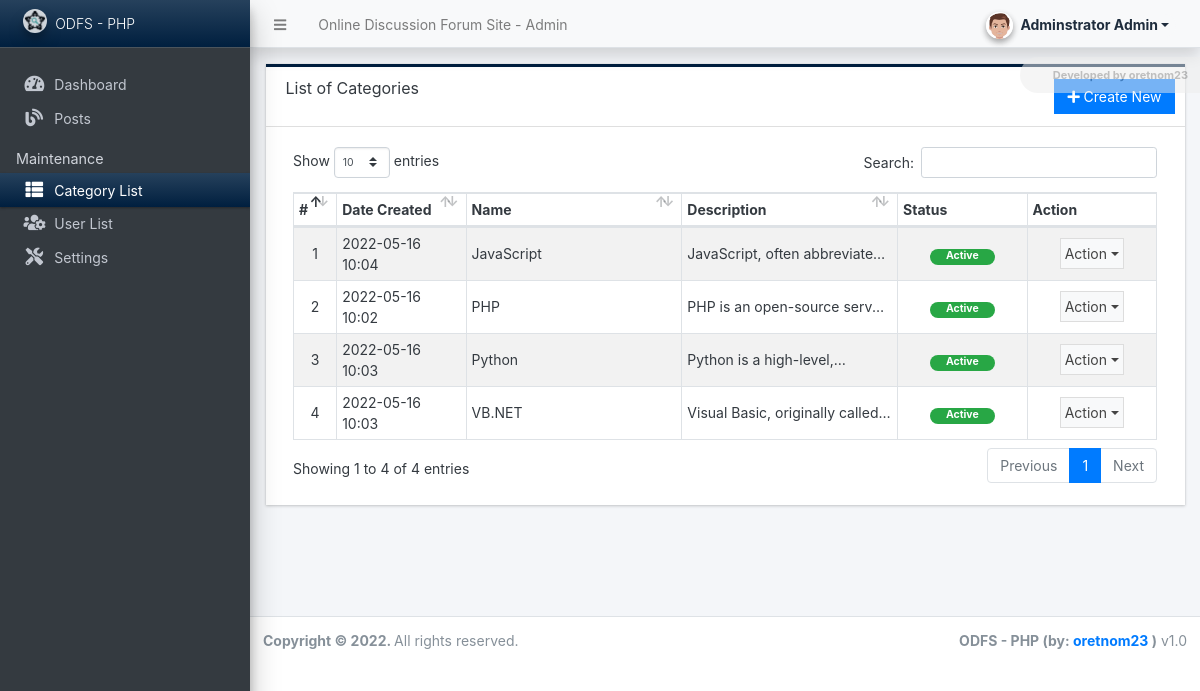
The app's page /admin/?page=categories (signed in) with its own data.
### tables this page shows
CREATE TABLE `category_list` (
  `id` int(30) NOT NULL,
  `name` text NOT NULL,
  `description` text NOT NULL,
  `status` tinyint(1) NOT NULL DEFAULT 1,
  `delete_flag` tinyint(1) NOT NULL DEFAULT 0,
  `date_created` datetime NOT NULL DEFAULT current_timestamp(),
  `date_updated` datetime NOT NULL DEFAULT current_timestamp() ON UPDATE current_timestamp()
);

### config.php (called while the page is built, shortened)
<?php
require_once('classes/DBConnection.php');
require_once('classes/SystemSettings.php');
function validate_image($file){
    global $_settings;
	if(!empty($file)){
        $ex = explode("?",$file);
        $file = $ex[0];
        $ts = isset($ex[1]) ? "?".$ex[1] : '';
		if(is_file(base_app.$file)){
			return base_url.$file.$ts;
		}else{
			return base_url.($_settings->info('logo'));
		}
	}else{
		return base_url.($_settings->info('logo'));
	}
}
function isMobileDevice(){
    $aMobileUA = array(
        '/iphone/i' => 'iPhone',
        '/ipod/i' => 'iPod',
        '/ipad/i' => 'iPad',
        '/android/i' => 'Android',
        '/blackberry/i' => 'BlackBerry',
        '/webos/i' => 'Mobile'
    );
    return false;
}
?>

### classes/DBConnection.php (called while the page is built, shortened)
<?php
class DBConnection{
    private $host = DB_SERVER;
    private $username = DB_USERNAME;
    private $password = DB_PASSWORD;
    private $database = DB_NAME;
    public $conn;
    public function __construct(){
        if (!isset($this->conn)) {
            $this->conn = new mysqli($this->host, $this->username, $this->password, $this->database);
        }
    }
}
?>

### classes/SystemSettings.php (called while the page is built, shortened)
<?php
class SystemSettings extends DBConnection{
	function userdata($field = ''){
		if(!empty($field)){
			if(isset($_SESSION['userdata'][$field]))
				return $_SESSION['userdata'][$field];
			else
				return null;
		}else{
			return false;
		}
	}
	function info($field=''){
		if(!empty($field)){
			if(isset($_SESSION['system_info'][$field]))
				return $_SESSION['system_info'][$field];
			else
				return false;
		}else{
			return false;
		}
	}
}
$_settings = new SystemSettings();
?>

### admin/categories/index.php (the view, shortened to what this page needs)
<div class="card card-outline rounded-0 card-navy">
	<div class="card-header">
		<h3 class="card-title">List of Categories</h3>
		<div class="card-tools">
			<a href="javascript:void(0)" id="create_new" class="btn btn-flat btn-primary"><span class="fas fa-plus"></span>  Create New</a>
		</div>
	</div>
	<div class="card-body">
        <div class="container-fluid">
			<table class="table table-hover table-striped table-bordered" id="list">
				<colgroup>
					<col width="5%">
					<col width="15%">
					<col width="25%">
					<col width="25%">
					<col width="15%">
					<col width="15%">
				</colgroup>
				<thead>
					<tr>
						<th>#</th>
						<th>Date Created</th>
						<th>Name</th>
						<th>Description</th>
						<th>Status</th>
						<th>Action</th>
					</tr>
				</thead>
				<tbody>
					<?php
					$i = 1;
						$qry = $conn->query("SELECT * from `category_list` where delete_flag = 0 order by `name` asc ");
						while($row = $qry->fetch_assoc()):
					?>
						<tr>
							<td class="text-center"><?php echo $i++; ?></td>
							<td><?php echo date("Y-m-d H:i",strtotime($row['date_created'])) ?></td>
							<td><?php echo $row['name'] ?></td>
							<td><p class="mb-0 truncate-1"><?php echo $row['description'] ?></p></td>
							<td class="text-center">
                                <?php if($row['status'] == 1): ?>
                                    <span class="badge badge-success px-3 rounded-pill">Active</span>
                                <?php else: ?>
                                    <span class="badge badge-danger px-3 rounded-pill">Inactive</span>
                                <?php endif; ?>
                            </td>
							<td align="center">
								 <button type="button" class="btn btn-flat p-1 btn-default btn-sm dropdown-toggle dropdown-icon" data-toggle="dropdown">
				                  		Action
				                  </button>
							</td>
						</tr>
					<?php endwhile; ?>
				</tbody>
			</table>
		</div>
	</div>
</div>

### admin/index.php (shortened to what this page needs)
<?php require_once('../config.php'); ?>
 <!DOCTYPE html>
<html lang="en" class="" style="height: auto;">
<?php require_once('inc/header.php') ?>
  <body class="sidebar-mini layout-fixed control-sidebar-slide-open layout-navbar-fixed sidebar-mini-md sidebar-mini-xs text-sm" data-new-gr-c-s-check-loaded="14.991.0" data-gr-ext-installed="" style="height: auto;">
    <div class="wrapper">
     <?php require_once('inc/topBarNav.php') ?>
     <?php require_once('inc/navigation.php') ?>
     <?php $page = isset($_GET['page']) ? $_GET['page'] : 'home';  ?>
      <div class="content-wrapper  pt-3" style="min-height: 567.854px;">
        <section class="content  text-dark">
          <div class="container-fluid">
            <?php
              if(!file_exists($page.".php") && !is_dir($page)){
                  include '404.html';
              }else{
                if(is_dir($page))
                  include $page.'/index.php';
                else
                  include $page.'.php';
              }
            ?>
          </div>
        </section>
      </div>
      <?php require_once('inc/footer.php') ?>
  </body>
</html>

### admin/inc/header.php (shortened to what this page needs)
<head>
    <link rel="stylesheet" href="<?php echo base_url ?>plugins/fontawesome-free/css/all.min.css">
    <link rel="stylesheet" href="<?php echo base_url ?>plugins/tempusdominus-bootstrap-4/css/tempusdominus-bootstrap-4.min.css">
  <link rel="stylesheet" href="<?php echo base_url ?>plugins/datatables-bs4/css/dataTables.bootstrap4.min.css">
  <link rel="stylesheet" href="<?php echo base_url ?>plugins/datatables-responsive/css/responsive.bootstrap4.min.css">
  <link rel="stylesheet" href="<?php echo base_url ?>plugins/datatables-buttons/css/buttons.bootstrap4.min.css">
  <link rel="stylesheet" href="<?php echo base_url ?>plugins/select2/css/select2.min.css">
  <link rel="stylesheet" href="<?php echo base_url ?>plugins/select2-bootstrap4-theme/select2-bootstrap4.min.css">
    <link rel="stylesheet" href="<?php echo base_url ?>plugins/icheck-bootstrap/icheck-bootstrap.min.css">
    <link rel="stylesheet" href="<?php echo base_url ?>plugins/jqvmap/jqvmap.min.css">
    <link rel="stylesheet" href="<?php echo base_url ?>dist/css/adminlte.css">
    <link rel="stylesheet" href="<?php echo base_url ?>dist/css/custom.css">
    <link rel="stylesheet" href="<?php echo base_url ?>plugins/overlayScrollbars/css/OverlayScrollbars.min.css">
    <link rel="stylesheet" href="<?php echo base_url ?>plugins/daterangepicker/daterangepicker.css">
    <link rel="stylesheet" href="<?php echo base_url ?>plugins/summernote/summernote-bs4.min.css">
  <link rel="stylesheet" href="<?php echo base_url ?>plugins/sweetalert2-theme-bootstrap-4/bootstrap-4.min.css">
  </head>

### admin/inc/topBarNav.php (shortened to what this page needs)
<nav class="main-header navbar navbar-expand navbar-light shadow text-sm">
  <ul class="navbar-nav">
    <li class="nav-item">
    <a class="nav-link" data-widget="pushmenu" href="#" role="button"><i class="fas fa-bars"></i></a>
    </li>
    <li class="nav-item d-none d-sm-inline-block">
      <a href="<?php echo base_url ?>" class="nav-link"><?php echo (!isMobileDevice()) ? $_settings->info('name'):$_settings->info('short_name'); ?> - Admin</a>
    </li>
  </ul>
  <ul class="navbar-nav ml-auto">
    <li class="nav-item">
      <div class="btn-group nav-link">
            <button type="button" class="btn btn-rounded badge badge-light dropdown-toggle dropdown-icon" data-toggle="dropdown">
              <span><img src="<?php echo validate_image($_settings->userdata('avatar')) ?>" class="img-circle elevation-2 user-img" alt="User Image"></span>
              <span class="ml-3"><?php echo ucwords($_settings->userdata('firstname').' '.$_settings->userdata('lastname')) ?></span>
            </button>
        </div>
    </li>
  </ul>
</nav>

### admin/inc/navigation.php (shortened to what this page needs)
<aside class="main-sidebar sidebar-dark-primary elevation-4 sidebar-no-expand">
  <a href="<?php echo base_url ?>admin" class="brand-link bg-gradient-navy text-sm">
  <img src="<?php echo validate_image($_settings->info('logo'))?>" alt="Store Logo" class="brand-image img-circle elevation-3" style="opacity: .8;width: 1.5rem;height: 1.5rem;max-height: unset">
  <span class="brand-text font-weight-light"><?php echo $_settings->info('short_name') ?></span>
  </a>
  <div class="sidebar os-host os-theme-light os-host-overflow os-host-overflow-y os-host-resize-disabled os-host-transition os-host-scrollbar-horizontal-hidden">
    <div class="os-content-glue" style="margin: 0px -8px; width: 249px; height: 646px;"></div>
    <div class="os-padding">
      <div class="os-viewport os-viewport-native-scrollbars-invisible" style="overflow-y: scroll;">
        <div class="os-content" style="padding: 0px 8px; height: 100%; width: 100%;">
          <nav class="mt-4">
             <ul class="nav nav-pills nav-sidebar flex-column text-sm nav-compact nav-flat nav-child-indent nav-collapse-hide-child" data-widget="treeview" role="menu" data-accordion="false">
              <li class="nav-item dropdown">
                <a href="./" class="nav-link nav-home">
                  <i class="nav-icon fas fa-tachometer-alt"></i>
                  <p>
                    Dashboard
                  </p>
                </a>
              </li>
              <li class="nav-item dropdown">
                <a href="./?page=posts" class="nav-link nav-posts">
                  <i class="nav-icon fas fa-blog"></i>
                  <p>
                    Posts
                  </p>
                </a>
              </li>
              <?php if($_settings->userdata('type') == 1): ?>
              <li class="nav-header">Maintenance</li>
              <li class="nav-item dropdown">
                <a href="<?php echo base_url ?>admin/?page=categories" class="nav-link nav-categories">
                  <i class="nav-icon fas fa-th-list"></i>
                  <p>
                    Category List
                  </p>
                </a>
              </li>
              <li class="nav-item dropdown">
                <a href="<?php echo base_url ?>admin/?page=user/list" class="nav-link nav-user/list">
                  <i class="nav-icon fas fa-users-cog"></i>
                  <p>
                    User List
                  </p>
                </a>
              </li>
              <li class="nav-item dropdown">
                <a href="<?php echo base_url ?>admin/?page=system_info" class="nav-link nav-system_info">
                  <i class="nav-icon fas fa-tools"></i>
                  <p>
                    Settings
                  </p>
                </a>
              </li>
              <?php endif; ?>
            </ul>
          </nav>
        </div>
      </div>
    </div>
  </div>
</aside>

### admin/inc/footer.php (shortened to what this page needs)
<footer class="main-footer text-sm">
        <strong>Copyright © <?php echo date('Y') ?>.
        </strong>
        All rights reserved.
        <div class="float-right d-none d-sm-inline-block">
          <b><?php echo $_settings->info('short_name') ?> (by: <a href="mailto:oretnom23@gmail.com" target="blank">oretnom23</a> )</b> v1.0
        </div>
      </footer>
    </div>

### admin/inc/topBarNav.php (style rules this page uses)
.user-img { position: absolute; height: 27px; width: 27px; object-fit: cover; left: -7%; top: -12%; }
.btn-rounded { border-radius: 50px; }

### records on screen
category_list: date_created "2022-05-16 10:04", name "JavaScript", description "JavaScript, often…", status "Active"
category_list: date_created "2022-05-16 10:02", name "PHP", description "PHP is an…", status "Active"
category_list: date_created "2022-05-16 10:03", name "Python", description "Python is a…", status "Active"
category_list: date_created "2022-05-16 10:03", name "VB.NET", description "Visual Basic, originally…", status "Active"

### other values on screen
$_settings->info('name') "Online Discussion Forum Site"
$_settings->userdata('firstname').' '.$_settings->userdata('lastname') "Adminstrator Admin"
$_settings->info('short_name') "ODFS - PHP"
